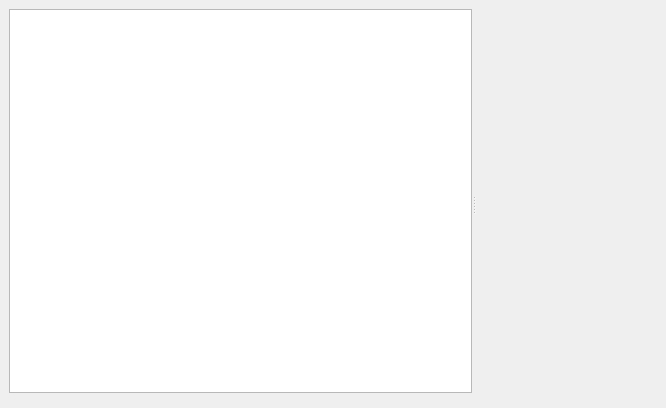
<?xml version="1.0" encoding="UTF-8"?>
<ui version="4.0">
 <class>DateDatabaseWidget</class>
 <widget class="QWidget" name="DateDatabaseWidget">
  <property name="geometry">
   <rect>
    <x>0</x>
    <y>0</y>
    <width>666</width>
    <height>408</height>
   </rect>
  </property>
  <property name="windowTitle">
   <string>Form</string>
  </property>
  <layout class="QVBoxLayout" name="verticalLayout_2">
   <property name="spacing">
    <number>9</number>
   </property>
   <property name="leftMargin">
    <number>9</number>
   </property>
   <property name="topMargin">
    <number>9</number>
   </property>
   <property name="rightMargin">
    <number>9</number>
   </property>
   <property name="bottomMargin">
    <number>9</number>
   </property>
   <item>
    <widget class="QSplitter" name="splitter">
     <property name="orientation">
      <enum>Qt::Horizontal</enum>
     </property>
     <widget class="QWidget" name="layoutWidget">
      <layout class="QVBoxLayout" name="verticalLayout">
       <item>
        <widget class="DateTableView" name="tableView"/>
       </item>
       <item>
        <widget class="FilterWidget" name="widget" native="true"/>
       </item>
      </layout>
     </widget>
     <widget class="QWidget" name="widget_2" native="true"/>
    </widget>
   </item>
  </layout>
 </widget>
 <customwidgets>
  <customwidget>
   <class>FilterWidget</class>
   <extends>QWidget</extends>
   <header>filterwidget.h</header>
   <container>1</container>
  </customwidget>
  <customwidget>
   <class>DateTableView</class>
   <extends>QTableView</extends>
   <header>DatabaseView/DateDatabaseView/datetableview.h</header>
  </customwidget>
 </customwidgets>
 <resources/>
 <connections/>
</ui>
